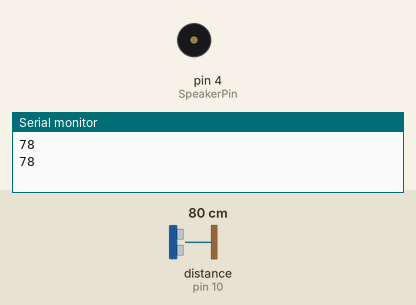
Recording of a sketch running on a simulated Arduino Uno, built with avr-gcc and run on an emulated ATmega328P. Shown: buzzer (waves = sounding), the last lines printed to the serial monitor. Wiring (inferred from the names in the program): ultrasonic range finder: trigger pin 9; echo pin 10. Inputs (shaded band) come from the test bench; at power-on: distance to the obstacle (sensor on pin 10) 80 cm. The echo pulse lasts 58.3 µs per cm.

Above: at 1.4 s.
1.5 s: distance to the obstacle (sensor on pin 10) set to 117 cm
At 2.3 s:
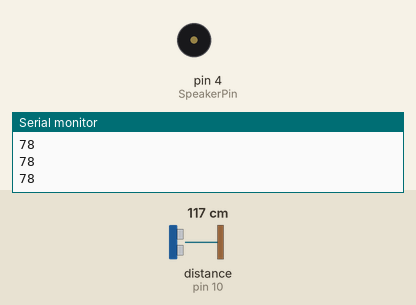
4.7 s: distance to the obstacle (sensor on pin 10) set to 126 cm
At 5.8 s:
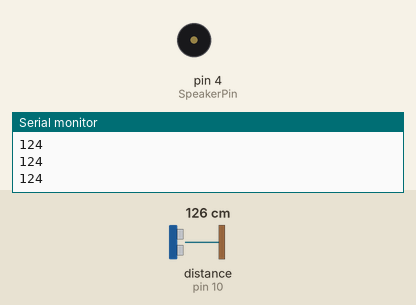
6.2 s: distance to the obstacle (sensor on pin 10) set to 120 cm
At 9.2 s:
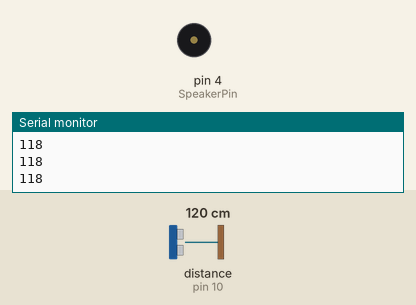
9.4 s: distance to the obstacle (sensor on pin 10) set to 250 cm
At 10.1 s:
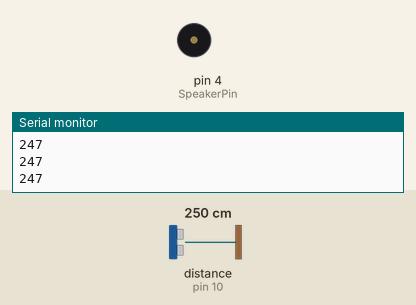
Timing chart, 0 to 11.9 s (numbered marks = the images above; inputs shaded):
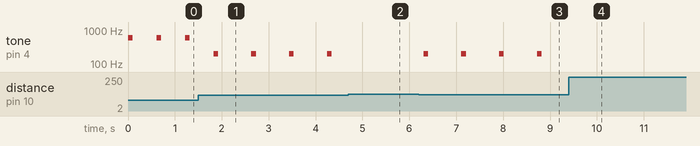

The sketch:

Eyeduino.ino
```cpp
const int SpeakerPin = 4;
const int trigPin = 9;
const int echoPin = 10;

long duration;
int distance;
int safetyDistance;

void setup() {

pinMode(trigPin, OUTPUT); // Sets the trigPin as an Output
pinMode(echoPin, INPUT); // Sets the echoPin as an Input
Serial.begin(9600); // Starts the serial communication

}

void loop() {

digitalWrite(trigPin, LOW);
delayMicroseconds(2);

// Sets the trigPin on HIGH state for 10 micro seconds
digitalWrite(trigPin, HIGH);
delayMicroseconds(10);
digitalWrite(trigPin, LOW);

// Reads the echoPin, returns the sound wave travel time in microseconds
duration = pulseIn(echoPin, HIGH);

// Calculating the distance
distance= duration*0.034/2;

safetyDistance = distance;

if (safetyDistance <= 40 && safetyDistance > 0){

  tone(SpeakerPin, 1000, 100);
  delay(200);

}

if(safetyDistance >= 41 && safetyDistance < 80){
  tone(SpeakerPin, 600, 100);
  delay(400);
}

if(safetyDistance >= 81 && safetyDistance < 120){

  tone(SpeakerPin, 200, 100);
  delay(600);

}

Serial.println(safetyDistance);
delay(200);
}
```

Measured:
- the behaviour switches between 121 and 122 cm on distance to the obstacle (sensor on pin 10) (found by bisection; images 1 and 2)
- after the input at 1.5 s, tone on pin 4 (SpeakerPin): alternates 200 Hz for 0.10 s and silent for 0.71 s, starting after 0.32 s
- after the input at 4.7 s, tone on pin 4 (SpeakerPin): stops changing and stays silent
- after the input at 6.2 s, tone on pin 4 (SpeakerPin): alternates 200 Hz for 0.10 s and silent for 0.71 s, starting after 0.10 s
- after the input at 9.4 s, tone on pin 4 (SpeakerPin): stops changing and stays silent
- by itself, tone on pin 4 (SpeakerPin): alternates 600 Hz for 0.10 s and silent for 0.51 s
